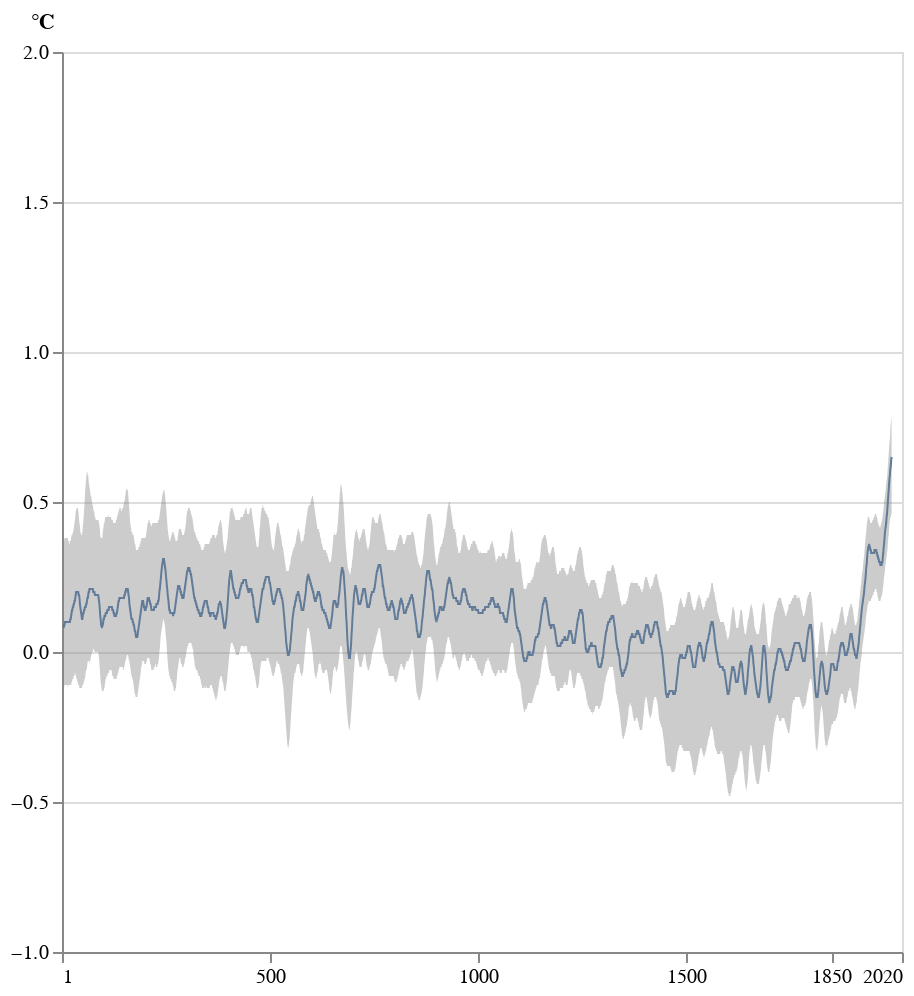

The notebook cell this image was saved under:
### Markdown cell above
### Step 2 : Add the percentile band around the curve

### Code cell
percentile_band = base.mark_area(opacity=0.4,color="gray").encode(
    y="5th percentile:Q",
    y2="95th percentile:Q"
)

base + percentile_band

### Figure 1 — Vega-Lite specification as saved in the notebook (floating-point values rounded to 4 significant figures; data arrays with more than 128 entries replaced by an {"elided": "..."} marker saying what was removed)
{"config": {"view": {"continuousWidth": 400, "continuousHeight": 300}}, "layer": [{"mark": {"type": "line", "strokeWidth": 1}, "encoding": {"x": {"axis": {"format": "d", "grid": false, "tickCount": 6, "title": null, "values": [1, 500, 1000, 1500, 1850, 2020]}, "field": "Year", "scale": {"domain": [1, 2020]}, "type": "quantitative"}, "y": {"axis": {"tickCount": 7, "title": "°C", "titleAngle": 0, "titleX": -10, "titleY": -10, "values": [-1, -0.5, 0.0, 0.5, 1.0, 1.5, 2.0]}, "field": "surface temperature anomaly", "scale": {"domain": [-1, 2]}, "type": "quantitative"}}, "height": 450, "width": 420}, {"mark": {"type": "area", "color": "gray", "opacity": 0.4}, "encoding": {"x": {"axis": {"format": "d", "grid": false, "tickCount": 6, "title": null, "values": [1, 500, 1000, 1500, 1850, 2020]}, "field": "Year", "scale": {"domain": [1, 2020]}, "type": "quantitative"}, "y": {"field": "5th percentile", "type": "quantitative"}, "y2": {"field": "95th percentile"}}, "height": 450, "width": 420}], "data": {"name": "data-f44ddca17be3a55ebf760afe9b6bd7d3"}, "$schema": "https://vega.github.io/schema/vega-lite/v4.17.0.json", "datasets": {"data-f44ddca17be3a55ebf760afe9b6bd7d3": {"elided": "1991 records"}}}
